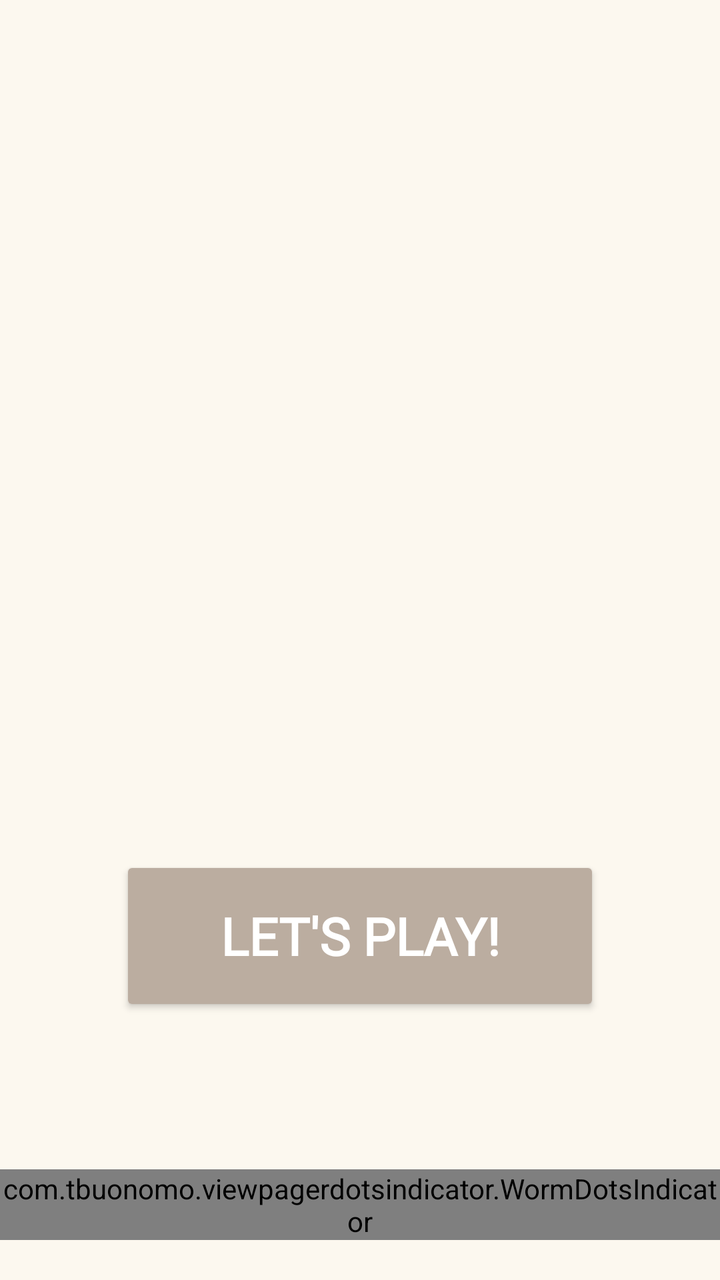
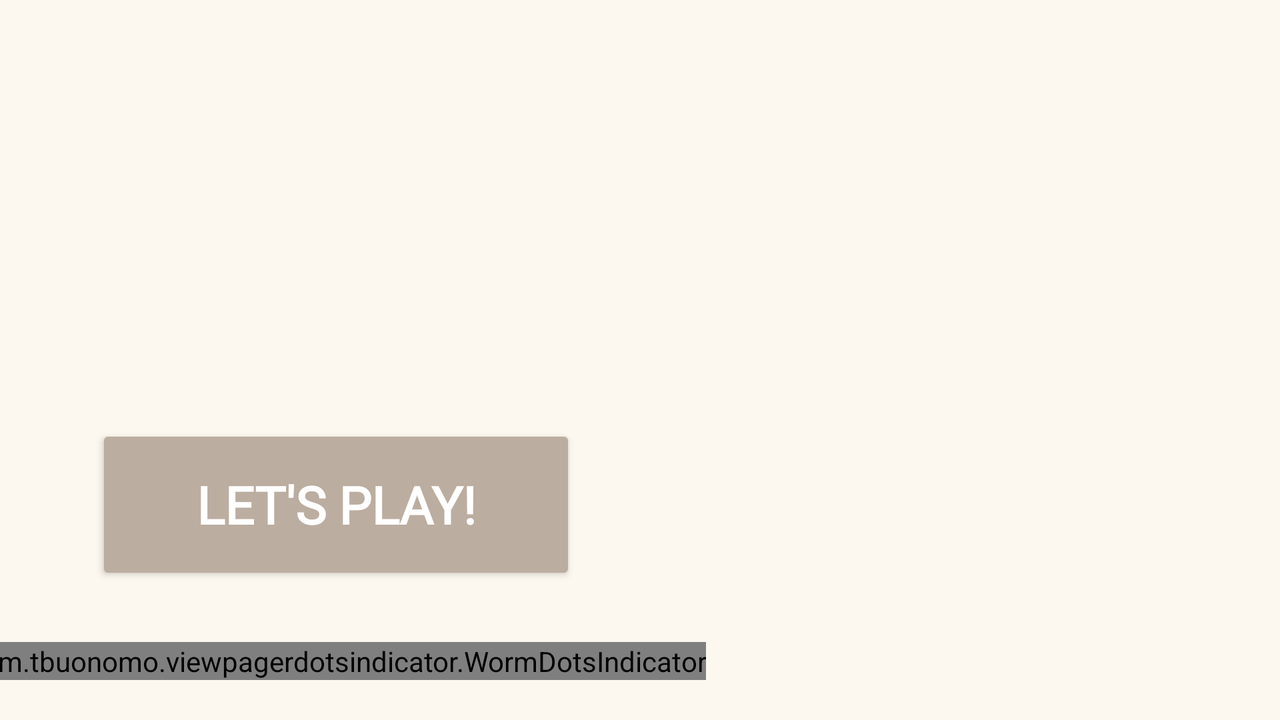

One screen, two layout resources from the same app: the default and the repository's alternative for another configuration. Each is rendered where Android would select it; the XML of both is given below.
<!-- AndroidManifest.xml: application theme Theme._2048app -->
<!-- res/layout/screen_info.xml -->
<?xml version="1.0" encoding="utf-8"?>
<androidx.constraintlayout.widget.ConstraintLayout xmlns:android="http://schemas.android.com/apk/res/android"
    xmlns:app="http://schemas.android.com/apk/res-auto"
    android:layout_width="match_parent"
    android:layout_height="match_parent"
    android:background="@color/bg_color">

    <androidx.viewpager2.widget.ViewPager2
        android:id="@+id/viewPager"
        android:layout_width="match_parent"
        android:layout_height="match_parent"
        app:layout_constraintEnd_toEndOf="parent"
        app:layout_constraintStart_toStartOf="parent"
        app:layout_constraintTop_toTopOf="parent" />


    <androidx.appcompat.widget.AppCompatButton
        android:id="@+id/bt_lets_play"
        android:layout_width="240dp"
        android:layout_height="80dp"
        android:layout_marginVertical="6dp"
        android:backgroundTint="@color/btn_color"
        android:fontFamily="@font/oswald_medium"
        android:text="@string/let_s_play"
        android:textColor="@color/white"
        android:textSize="26sp"
        android:textStyle="bold"
        app:layout_constraintBottom_toBottomOf="parent"
        app:layout_constraintEnd_toEndOf="parent"
        app:layout_constraintStart_toStartOf="parent"
        app:layout_constraintTop_toTopOf="parent"
        app:layout_constraintVertical_bias="0.77" />

    <com.tbuonomo.viewpagerdotsindicator.WormDotsIndicator
        android:id="@+id/dots_indicator"
        android:layout_width="wrap_content"
        android:layout_height="wrap_content"
        android:layout_marginBottom="20dp"
        app:dotsColor="#f29056"
        app:dotsCornerRadius="8dp"
        app:dotsSize="16dp"
        app:dotsSpacing="4dp"
        app:dotsStrokeColor="#9C9C9C"
        app:dotsStrokeWidth="2dp"
        app:layout_constraintBottom_toBottomOf="parent"
        app:layout_constraintEnd_toEndOf="parent"
        app:layout_constraintStart_toStartOf="parent" />

</androidx.constraintlayout.widget.ConstraintLayout>
<!-- resources referenced by this layout -->
<resources>
  <color name="bg_color">#fcf8ef</color>
  <color name="btn_color">#bbada0</color>
  <color name="white">#FFFFFFFF</color>
  <string name="let_s_play">LET\'S PLAY!</string>
  <style name="Theme._2048app" parent="Base.Theme._2048app" />
  <style name="Base.Theme._2048app" parent="Theme.Material3.DayNight.NoActionBar">
          
           <item name="colorPrimary">@color/bg_color</item>
      </style>
</resources>
<!-- res/layout-land/screen_info.xml (the repository's variant of the layout above) -->
<!-- drawn on the phone turned sideways -->
<?xml version="1.0" encoding="utf-8"?>
<androidx.constraintlayout.widget.ConstraintLayout xmlns:android="http://schemas.android.com/apk/res/android"
    xmlns:app="http://schemas.android.com/apk/res-auto"
    android:layout_width="match_parent"
    android:layout_height="match_parent"
    android:background="@color/bg_color">

    <androidx.viewpager2.widget.ViewPager2
        android:id="@+id/viewPager"
        android:layout_width="match_parent"
        android:layout_height="match_parent"
        app:layout_constraintEnd_toEndOf="parent"
        app:layout_constraintStart_toStartOf="parent"
        app:layout_constraintTop_toTopOf="parent" />


    <androidx.appcompat.widget.AppCompatButton
        android:id="@+id/bt_lets_play"
        android:layout_width="240dp"
        android:layout_height="80dp"
        android:layout_marginVertical="6dp"
        android:backgroundTint="@color/btn_color"
        android:fontFamily="@font/oswald_medium"
        android:text="@string/let_s_play"
        android:textColor="@color/white"
        android:textSize="26sp"
        android:textStyle="bold"
        app:layout_constraintBottom_toBottomOf="parent"
        app:layout_constraintEnd_toEndOf="parent"
        app:layout_constraintStart_toStartOf="parent"
        app:layout_constraintTop_toTopOf="parent"
        app:layout_constraintHorizontal_bias="0.12"
        app:layout_constraintVertical_bias="0.77" />

    <com.tbuonomo.viewpagerdotsindicator.WormDotsIndicator
        android:id="@+id/dots_indicator"
        android:layout_width="wrap_content"
        android:layout_height="wrap_content"
        android:layout_marginBottom="20dp"
        app:dotsColor="#f29056"
        app:dotsCornerRadius="8dp"
        app:dotsSize="16dp"
        app:dotsSpacing="4dp"
        app:dotsStrokeColor="#9C9C9C"
        app:dotsStrokeWidth="2dp"
        app:layout_constraintBottom_toBottomOf="parent"
        app:layout_constraintEnd_toEndOf="@id/bt_lets_play"
        app:layout_constraintStart_toStartOf="@id/bt_lets_play" />

</androidx.constraintlayout.widget.ConstraintLayout>
